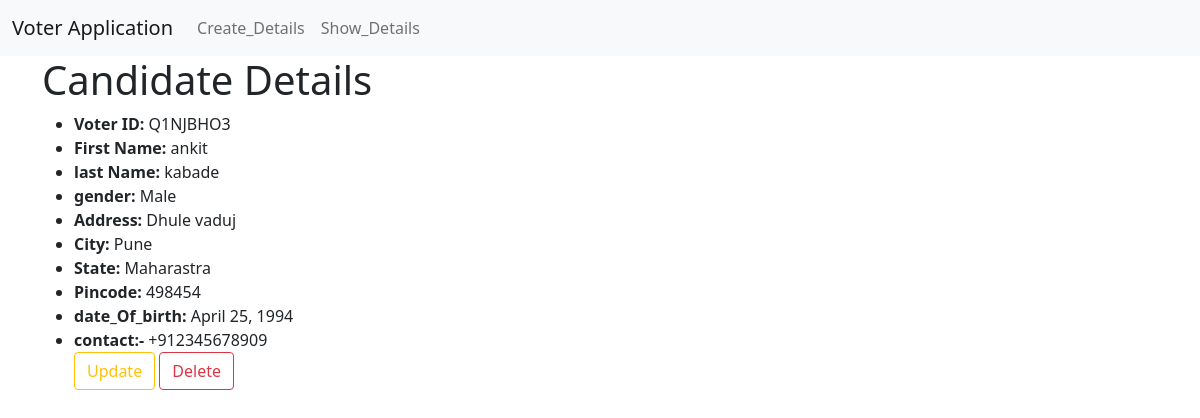
Screenshot of /v1/candidate/3/ with the database file from the repository.
### voterapp/models.py (models this page shows, shortened)
class Voter(models.Model):
    Gender=[('Male','Male'),('Female','Female'),('Other','Other')]
    voter_id = models.CharField(max_length=10, unique=True, editable=False,auto_created=True)
    first_name = models.CharField(max_length=45,validators=[cheack])
    last_name = models.CharField(max_length=45,validators=[cheack])
    gender = models.CharField(max_length=40, choices=Gender)
    address = models.TextField()
    city = models.CharField(max_length=40)
    state = models.CharField(max_length=40)
    pincode = models.CharField(max_length=6,
        validators=[
            RegexValidator(r'^\d{6}$', "Pincode must have exactly 6 digits.")
        ])
    date_of_birth = models.DateField()
    contact = PhoneNumberField(region='IN')

### voterapp/views.py (the view)
# urls.py: path('candidate/<int:pk>/',candidate_details, name="candidate" ),
def candidate_details(request,pk):
    template_name = 'voterapp/candidate.html'
    data = Voter.objects.get(pk=pk)
    context = {'voter':data}
    return render(request,template_name,context)

### templates/voterapp/candidate.html (shortened to what this page needs)
{% extends "base.html" %}
    {% block content %}
    <h1>Candidate Details</h1>
    <ul>
        <li><strong>Voter ID:</strong> {{ voter.voter_id }}</li>
        <li><strong>First Name:</strong> {{ voter.first_name }}</li>
        <li><strong>last Name:</strong> {{ voter.last_name }}</li>
        <li><strong>gender:</strong> {{ voter.gender }}</li>
        <li><strong>Address:</strong> {{ voter.address}}</li>
        <li><strong>City:</strong> {{ voter.city }}</li>
        <li><strong>State:</strong> {{ voter.state}}</li>
        <li><strong>Pincode:</strong> {{ voter.pincode }}</li>
        <li><strong>date_Of_birth:</strong> {{ voter.date_of_birth }}</li>
        <li><strong>contact:-</strong> {{ voter.contact }}</li>
        <a href = "{% url 'update' voter.pk %}" class="btn btn-outline-warning">Update</a>
        <a href = "{% url 'delete' voter.pk %}" class="btn btn-outline-danger">Delete</a>
    </ul>
    {% endblock %}

### rows the page displays
Voter: voter_id "Q1NJBHO3", first_name "ankit", last_name "kabade", gender "Male", address "Dhule vaduj", city "Pune", state "Maharastra", pincode "498454", date_of_birth "April 25, 1994", contact "+912345678909"
